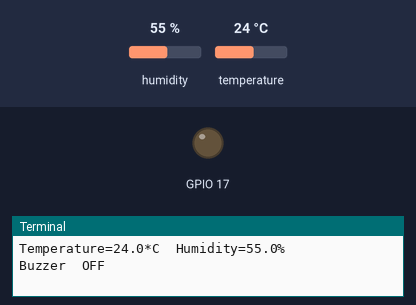
Bench run of a program on a simulated Raspberry Pi (BCM pin numbers). Shown: output pins drawn as LEDs (lit = HIGH), the last lines printed to the terminal. The test bench sets the inputs (shaded band); at power-on: temperature 24 °C, humidity 55 %.

Above: at 1.2 s.
1.3 s: temperature set to 28 °C
7.7 s: temperature set to 31 °C
At 12.2 s:
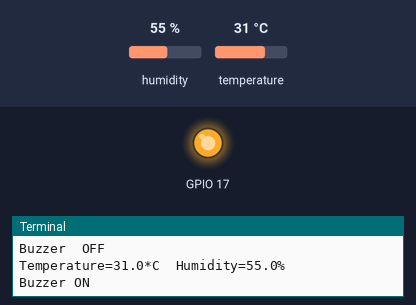
14.1 s: temperature set to 12 °C
At 18.5 s:
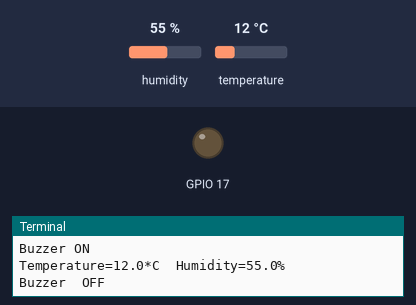
20.5 s: temperature set to 33 °C
At 23.7 s:
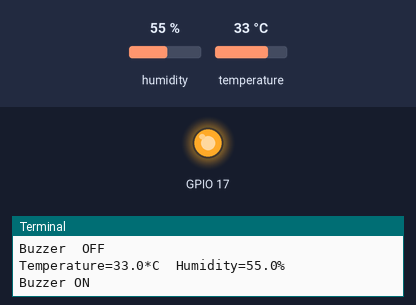
Timing chart, 0 to 25.2 s (numbered marks = the images above; inputs shaded):
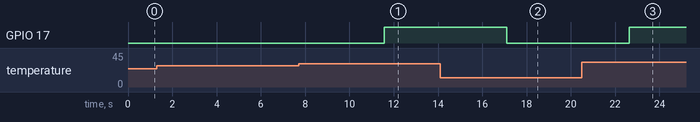

The program:

ex_dht.py
```python
#!/usr/bin/python
import RPi.GPIO as GPIO
import Adafruit_DHT
import time

GPIO.setwarnings(False)
GPIO.setmode(GPIO.BCM)
GPIO.setup(17, GPIO.OUT)
#GPIO.setmode(GPIO.BOARD)

# Sensor Model DHT11
SENSOR = Adafruit_DHT.DHT11 #.DHT22

# DHT Sensor PIN
PIN4 = 4 #dht pin
PIN17 = 17 #buzzer pin

# Min and Max Humidity
MAX_HUMI = 63
MIN_HUMI = 58

#Min and Max Temperature
MAX_TEMP = 30
MIN_TEMP = 25

# While
while True:
  try:
       humidity, temperature = Adafruit_DHT.read_retry(SENSOR, PIN4)
       print 'Temperature={0:0.1f}*C  Humidity={1:0.1f}%'.format(temperature, humidity)
       #if humidity >= MAX_HUMI:
       if temperature >= MAX_TEMP:
               GPIO.output(17, True)
               print "Buzzer ON"
               time.sleep(5)

       #elif humidity <= MIN_HUMI:
       elif temperature < MAX_TEMP:
               GPIO.output(17, False)
               print "Buzzer  OFF"
               time.sleep(5)
  except KeyboardInterrupt:
		GPIO.cleanup()
		exit
```

Measured:
- the behaviour switches between 29 and 30 °C on temperature (found by bisection; images 0 and 1)
- after the input at 7.7 s, GPIO 17: LOW → HIGH after 3.9 s
- after the input at 14.1 s, GPIO 17: HIGH → LOW after 3.0 s
- after the input at 20.5 s, GPIO 17: LOW → HIGH after 2.1 s
